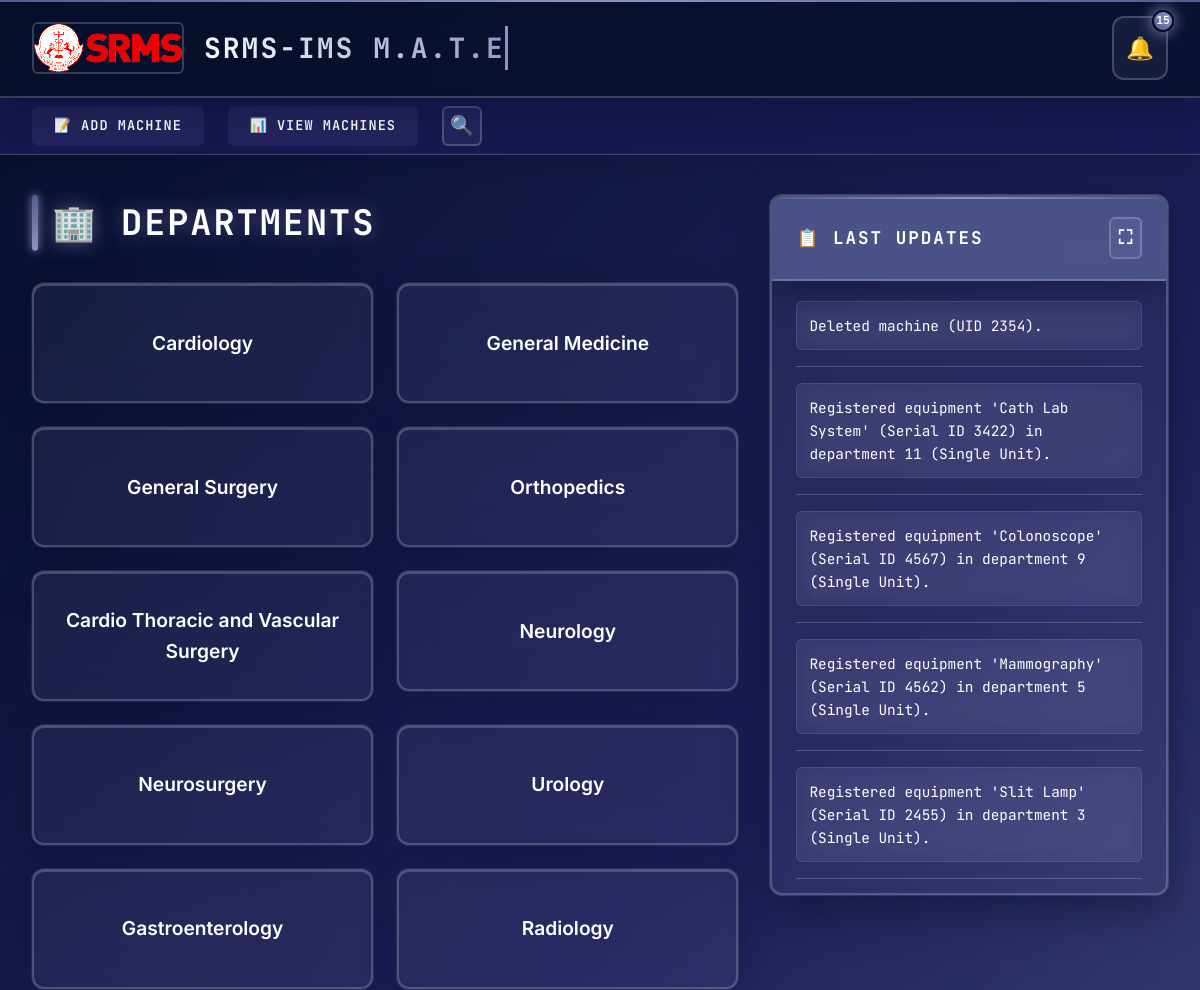
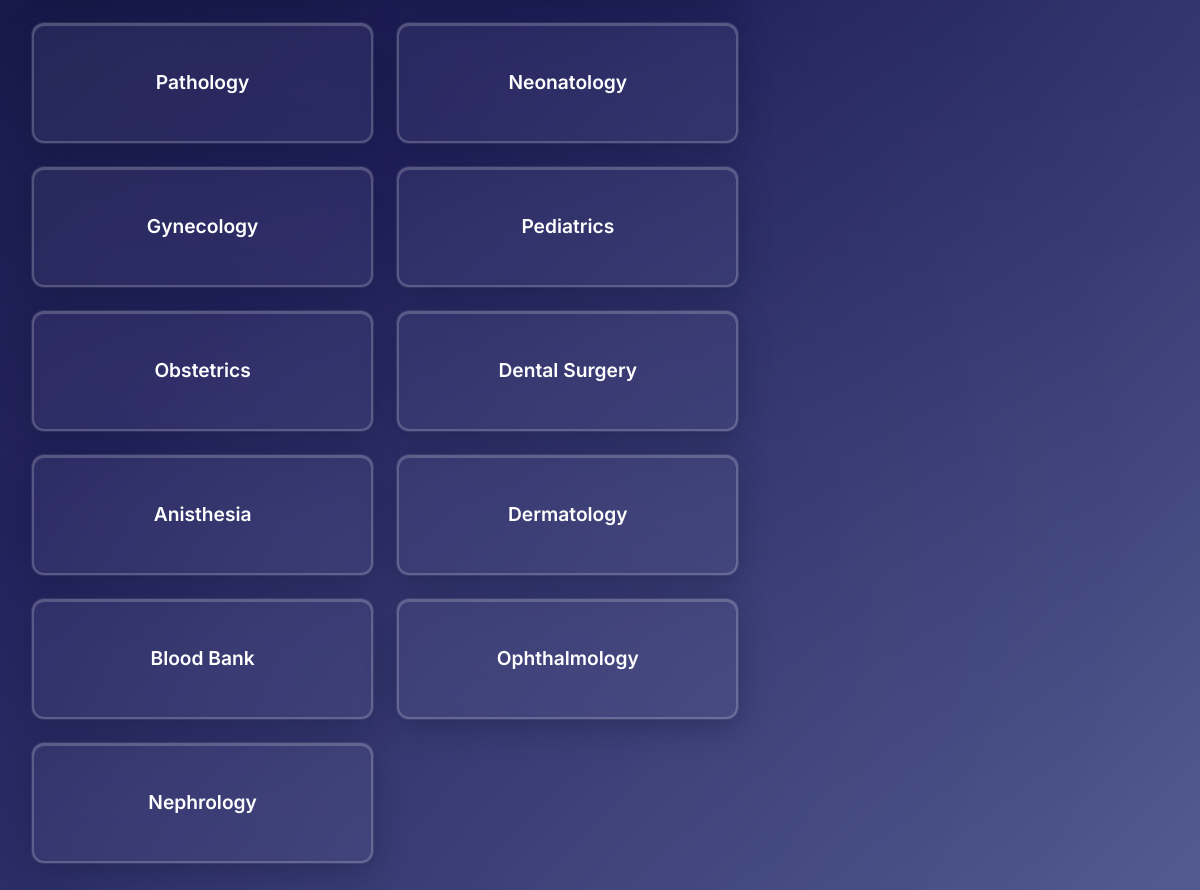
The page / on the database its author committed (2 pictures, top to bottom).
### app.py (models this page shows)
class Dep(db.Model):
    __tablename__ = 'dep'
    sno = db.Column(db.Integer, primary_key=True)
    name = db.Column(db.String(200), nullable=False)

class Slog(db.Model):
    __tablename__ = 'slog'
    sno = db.Column(db.Integer, primary_key=True)
    date = db.Column(db.Date, default=date.today)
    msg = db.Column(db.String(1000))

### app.py (the view)
@app.route('/')
def indexf():
    dep = Dep.query.all()
    x = notificationlist()
    logs = Slog.query.order_by(Slog.date.desc(), Slog.sno.desc()).all()
    return render_template("home.html",departments=dep,notifi=x,n=len(x),logs=logs)

### app.py (called while the page is built, shortened)
def notificationlist():
    today = date.today()
    notifi = []
    machines = Machine.query.filter(Machine.ls_date != None, Machine.interval != None).all()
    parts = Mpart.query.filter(Mpart.ls_date != None, Mpart.interval != None).all()
    for m in machines:
        next_date = m.ls_date + timedelta(days=m.interval)
        days_left = (next_date - today).days
        if days_left <= 10:
            msg = f"[MACHINE] {m.name} service due on {next_date} (in {days_left} days)"
            notifi.append(msg)
    return notifi

### inventory/templates/home.html (shortened to what this page needs)
<!DOCTYPE html>
<html lang="en">
<head>
</head>
<body>
    <header>
        <div class="header-left">
            <img src="static/download.png" alt="SRMS Logo" />
            <h1 id="mainTitle" class="animated-title"></h1>
        </div>
        <div class="notif-icon" id="notif-btn" aria-label="View Notifications" role="button" tabindex="0">
            🔔<span id="notif-count">{{ n }}</span>
        </div>
    </header>
    <nav>
        <a href="add">📝 Add Machine</a>
        <a href="view">📊 View Machines</a>
        <button id="searchBtn" class="nav-search-btn" aria-label="Open Search" title="Search Departments"
            aria-expanded="false">🔍</button>
    </nav>
    <div class="main-content-grid">
        <section class="dept-section">
            <h2>🏢 Departments</h2>
            <div class="dept-grid" id="deptGrid">
                {% for m in departments %}
                <a href="viewc/{{ m.sno }}" tabindex="0"><div class="dept-card">{{ m.name }}</div></a>
                {% endfor %}
            </div>
        </section>
        <aside id="lastUpdates" role="region" aria-label="Last Updates Logs" tabindex="0">
            <header>
                <span>📋 Last Updates</span>
                <button class="btn-fullscreen" id="btnFullscreen" aria-label="Fullscreen Logs"
                    title="Go to Fullscreen Logs">⛶</button>
            </header>
            <div class="content">
                {% for log in logs %}
                {% if (loop.index <= 15) %}
                <div>{{ log.msg }}</div>
                <hr>
                {% endif %}
                {% endfor %}
            </div>
        </aside>
    </div>
</body>
</html>

### rows shown on the page
Dep: name "Cardiology"
Dep: name "General Medicine"
Dep: name "General Surgery"
Dep: name "Orthopedics"
Dep: name "Cardio Thoracic and Vascular Surgery"
Dep: name "Neurology"
Dep: name "Neurosurgery"
Dep: name "Urology"
Dep: name "Gastroenterology"
Dep: name "Radiology"
Dep: name "Pathology"
Dep: name "Neonatology"
Dep: name "Gynecology"
Dep: name "Pediatrics"
Dep: name "Obstetrics"
Dep: name "Dental Surgery"
Dep: name "Anisthesia"
Dep: name "Dermatology"
Dep: name "Blood Bank"
Dep: name "Ophthalmology"
Dep: name "Nephrology"
Slog: msg "Deleted machine (UID 2354)."
Slog: msg "Registered equipment 'Cath Lab System' (Serial ID 3422) in department 11 (Single Unit)."
Slog: msg "Registered equipment 'Colonoscope' (Serial ID 4567) in department 9 (Single Unit)."
Slog: msg "Registered equipment 'Mammography' (Serial ID 4562) in department 5 (Single Unit)."
Slog: msg "Registered equipment 'Slit Lamp' (Serial ID 2455) in department 3 (Single Unit)."

### other values the page prints
{{ n }} "15"
